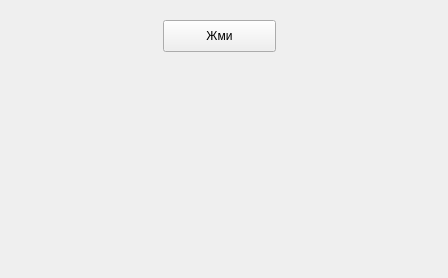
<?xml version="1.0" encoding="UTF-8"?>
<ui version="4.0">
 <class>MainWindow</class>
 <widget class="QMainWindow" name="MainWindow">
  <property name="geometry">
   <rect>
    <x>0</x>
    <y>0</y>
    <width>448</width>
    <height>278</height>
   </rect>
  </property>
  <property name="windowTitle">
   <string>MainWindow</string>
  </property>
  <widget class="QWidget" name="centralwidget">
   <widget class="QPushButton" name="pushButton">
    <property name="geometry">
     <rect>
      <x>163</x>
      <y>20</y>
      <width>113</width>
      <height>32</height>
     </rect>
    </property>
    <property name="text">
     <string>Жми</string>
    </property>
   </widget>
  </widget>
 </widget>
 <resources/>
 <connections/>
</ui>
